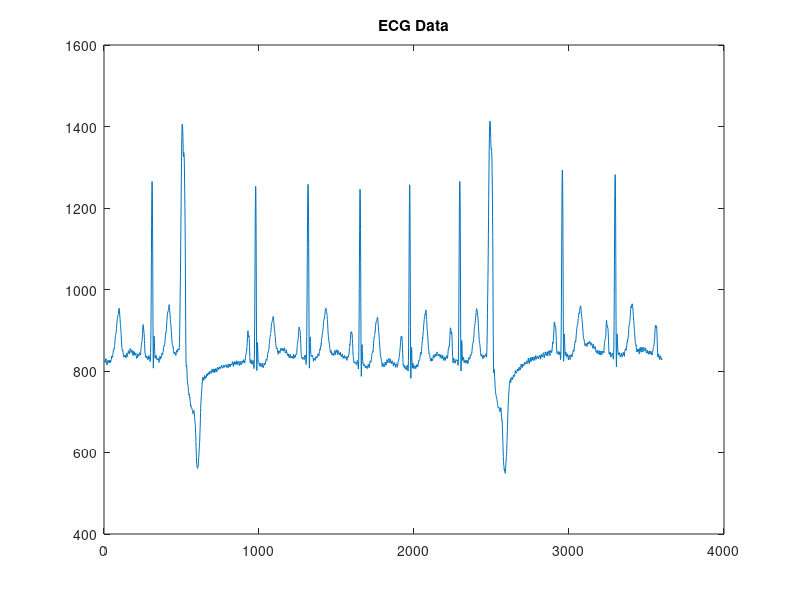

This chart was generated by the following MATLAB code:
clear
clc
close all

load Sample_1.mat
data = Orig_Sig;
rate = 360;
 
m = mean(data); %mean
s = std(data); %standard deviation
thrVal = m+s+60; %sets up threshold value

plot(data);
title('ECG Data')

[pkv,loc] = findpeaks(data,'MinPeakHeight',thrVal,'MinPeakDistance',100); % finds the peak

n = numel(findpeaks(data,'MinPeakHeight',thrVal,'MinPeakDistance',100));  %calculates the number of peaks

FirstPkLoc = loc(1); 
LastPkLoc = loc(n); 

period = (LastPkLoc-FirstPkLoc)/(n-1);
p_in_sec = period/rate;
f = 1/p_in_sec;
BPM = f * 60